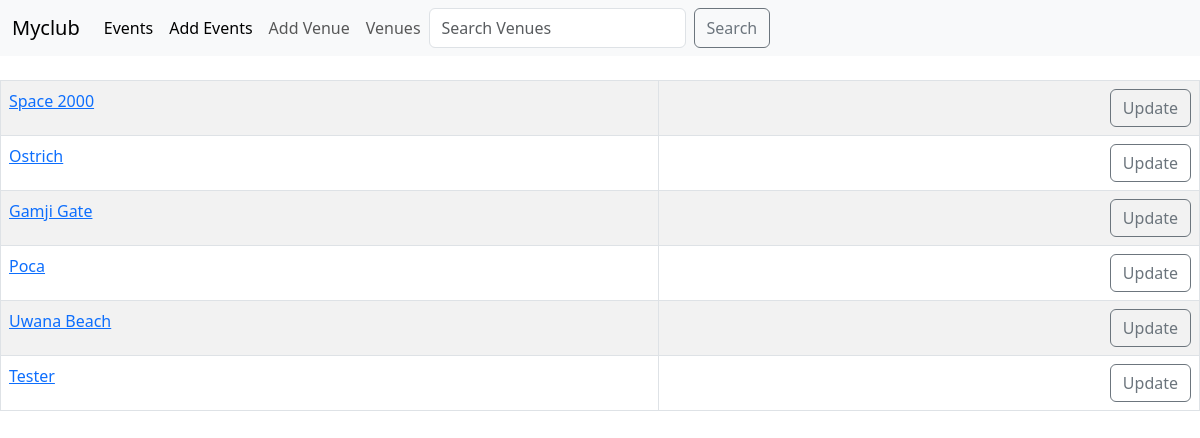
Page /list_venues on the earlier database version.
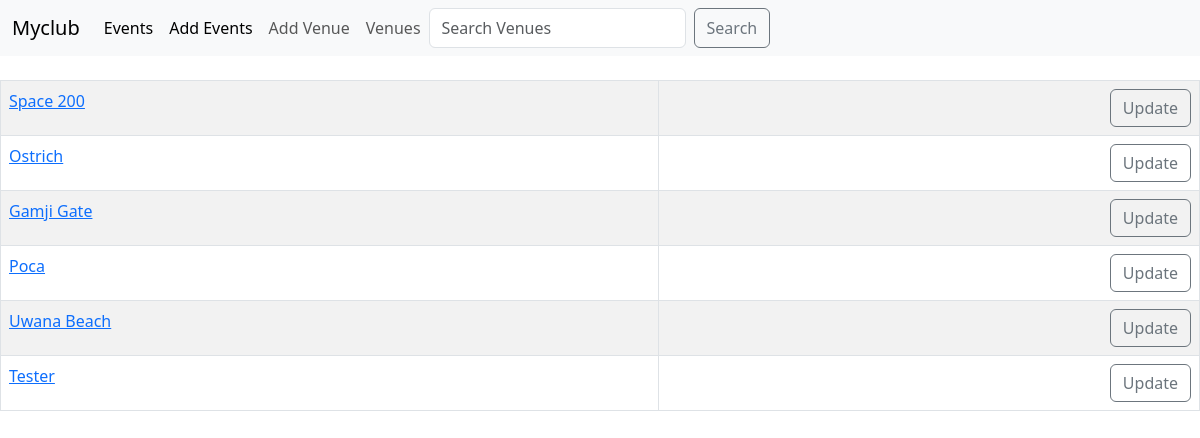
Same page on the later database version.
### events/models.py (models this page shows)
class Venue(models.Model):
    name = models.CharField('Venue name', max_length=120)
    address = models.CharField('Address', max_length=120,)
    phone = models.IntegerField('Contact Phone', max_length=15)
    email_address = models.EmailField('Email Address', max_length=25)
    def __str__(self):
        return self.name

### events/views.py (the view)
# urls.py: path('list_venues', views.all_venues, name='venue-list'),
def all_venues(request):
    venues_list = Venue.objects.all()
    return render(request, 'events/venues.html', {'venues_list': venues_list})

### events/templates/events/venues.html (shortened to what this page needs)
<!DOCTYPE html>
<html lang="en">
<head>
</head>
<body>
    {% extends 'events/base.html' %}
    {% block content %}
    <table class="table table-striped table-hover table-bordered">
    {% for venue in venues_list %}
        <tr>
            <td>
                <a href="{% url 'show-venue' venue.id %}">{{ venue }}</a>
            </td>
            <td align="right">
                <a href="{% url 'update_venue' venue.id %}" class="btn btn-outline-secondary btn-sn">Update</a>
            </td>
        </tr>
    {% endfor %}
    </table>
    {% endblock %}

Differences in the rows shown:
changed Venue: name "Space 2000" → "Space 200"
